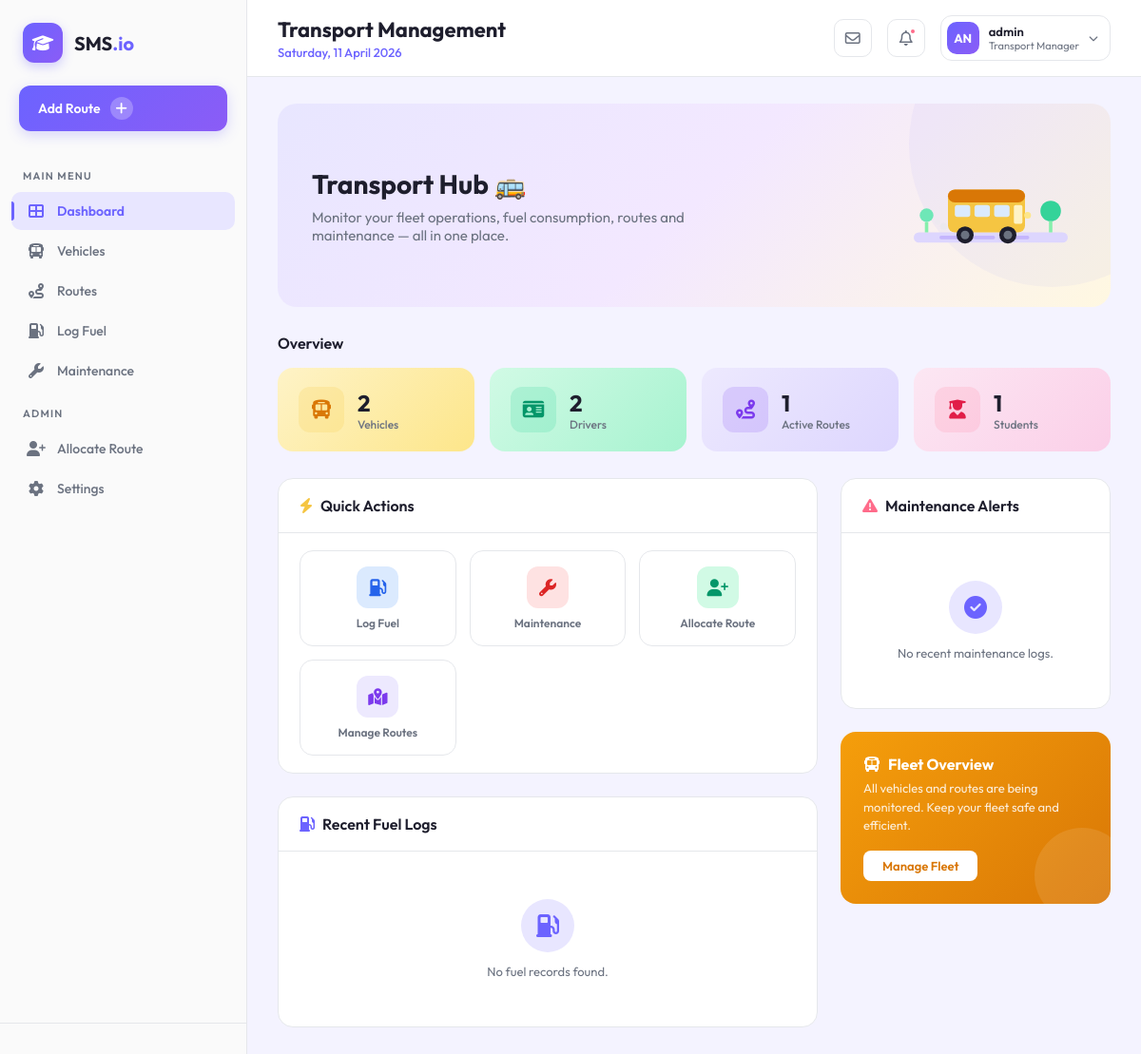
The page /transport/dashboard/ (signed in) on the database its author committed.
### core/models.py (models this page shows, shortened)
class User(AbstractUser):
    class Role(models.TextChoices):
        ADMIN = "ADMIN", "Admin"
        STUDENT = "STUDENT", "Student"
        PARENT = "PARENT", "Parent"
        TEACHER = "TEACHER", "Teacher"
        STAFF = "STAFF", "Staff"
        TRANSPORT_MANAGER = "TRANSPORT_MANAGER", "Transport Manager"
    base_role = Role.ADMIN
    role = models.CharField(max_length=50, choices=Role.choices)

### transport/views.py (the view)
# urls.py: path('dashboard/', views.transport_dashboard, name='dashboard'),
@login_required
def transport_dashboard(request):
    if request.user.role not in [User.Role.TRANSPORT_MANAGER, User.Role.ADMIN]:
        return render(request, 'core/access_denied.html')
    total_vehicles = Vehicle.objects.count()
    total_drivers = Driver.objects.count()
    total_routes = Route.objects.count()
    total_transport_students = StudentTransport.objects.count()
    maintenance_alerts = MaintenanceLog.objects.order_by('-date')[:5]
    fuel_logs = FuelLog.objects.order_by('-date')[:5]
    announcements = Announcement.objects.filter(target_role=User.Role.TRANSPORT_MANAGER).order_by('-date_posted')[:5]
    context = {
        'total_vehicles': total_vehicles,
        'total_drivers': total_drivers,
        'total_routes': total_routes,
        'total_transport_students': total_transport_students,
        'maintenance_alerts': maintenance_alerts,
        'fuel_logs': fuel_logs,
        'announcements': announcements,
    }
    return render(request, 'transport/dashboard.html', context)

### transport/templates/transport/dashboard.html (shortened to what this page needs)
{% extends 'dashboard_base.html' %}
{% block header_title %}Transport Management{% endblock %}
{% block user_role %}Transport Manager{% endblock %}
{% block sidebar_create_btn %}
<a href="/admin/transport/route/add/" class="sidebar-create-btn">
    <span>Add Route</span>
    <span class="btn-plus"><i class="fas fa-plus"></i></span>
</a>
{% endblock %}
{% block sidebar_nav %}
<a href="{% url 'transport:dashboard' %}" class="nav-item active">
    <i class="fas fa-th-large"></i> Dashboard
</a>
<a href="/admin/transport/vehicle/" class="nav-item">
    <i class="fas fa-bus"></i> Vehicles
</a>
<a href="/admin/transport/route/" class="nav-item">
    <i class="fas fa-route"></i> Routes
</a>
<a href="{% url 'transport:log_fuel' %}" class="nav-item">
    <i class="fas fa-gas-pump"></i> Log Fuel
</a>
<a href="{% url 'transport:log_maintenance' %}" class="nav-item">
    <i class="fas fa-wrench"></i> Maintenance
</a>
<div class="nav-label">Admin</div>
<a href="/admin/transport/studenttransport/add/" class="nav-item">
    <i class="fas fa-user-plus"></i> Allocate Route
</a>
<a href="/admin/transport/" class="nav-item">
    <i class="fas fa-cog"></i> Settings
</a>
{% endblock %}
{% block dashboard_content %}
<div class="welcome-banner animate-in">
    <div class="welcome-text">
        <h2>Transport Hub 🚌</h2>
        <p>Monitor your fleet operations, fuel consumption, routes and maintenance — all in one place.</p>
    </div>
    <div class="welcome-illustration">
    </div>
</div>
<div class="stats-section animate-in animate-delay-1">
    <div class="stats-section-title">Overview</div>
    <div class="stats-grid">
        <div class="stat-card gradient-yellow">
            <div class="stat-icon yellow"><i class="fas fa-bus"></i></div>
            <div class="stat-info">
                <div class="stat-value">{{ total_vehicles }}</div>
                <div class="stat-label">Vehicles</div>
            </div>
        </div>
        <div class="stat-card gradient-green">
            <div class="stat-icon green"><i class="fas fa-id-card"></i></div>
            <div class="stat-info">
                <div class="stat-value">{{ total_drivers }}</div>
                <div class="stat-label">Drivers</div>
            </div>
        </div>
        <div class="stat-card gradient-purple">
            <div class="stat-icon purple"><i class="fas fa-route"></i></div>
            <div class="stat-info">
                <div class="stat-value">{{ total_routes }}</div>
                <div class="stat-label">Active Routes</div>
            </div>
        </div>
        <div class="stat-card gradient-pink">
            <div class="stat-icon pink"><i class="fas fa-user-graduate"></i></div>
            <div class="stat-info">
                <div class="stat-value">{{ total_transport_students }}</div>
                <div class="stat-label">Students</div>
            </div>
        </div>
    </div>
</div>
<div class="content-grid animate-in animate-delay-2">
    <div style="display: flex; flex-direction: column; gap: 24px;">
        <div class="content-card">
            <div class="content-card-header">
                <h3><i class="fas fa-bolt" style="color: var(--accent-yellow); margin-right: 8px;"></i>Quick Actions
                </h3>
            </div>
            <div class="quick-action-grid">
                <a href="{% url 'transport:log_fuel' %}" class="quick-action-item">
                    <div class="qa-icon" style="background: #DBEAFE; color: #2563EB;">
                        <i class="fas fa-gas-pump"></i>
                    </div>
                    <span>Log Fuel</span>
                </a>
                <a href="{% url 'transport:log_maintenance' %}" class="quick-action-item">
                    <div class="qa-icon" style="background: #FEE2E2; color: #DC2626;">
                        <i class="fas fa-wrench"></i>
                    </div>
                    <span>Maintenance</span>
                </a>
                <a href="/admin/transport/studenttransport/add/" class="quick-action-item">
                    <div class="qa-icon" style="background: #D1FAE5; color: #059669;">
                        <i class="fas fa-user-plus"></i>
                    </div>
                    <span>Allocate Route</span>
                </a>
                <a href="/admin/transport/route/" class="quick-action-item">
                    <div class="qa-icon" style="background: #EDE9FE; color: #7C3AED;">
                        <i class="fas fa-map-marked-alt"></i>
                    </div>
                    <span>Manage Routes</span>
                </a>
            </div>
        </div>
        <div class="content-card">
            <div class="content-card-header">
                <h3><i class="fas fa-gas-pump" style="color: var(--primary); margin-right: 8px;"></i>Recent Fuel Logs
                </h3>
            </div>
            <div class="content-card-body">
                {% if fuel_logs %}
                {% for log in fuel_logs %}
                <div class="list-item">
                    <div class="list-item-icon" style="background: #DBEAFE; color: #2563EB;">
                        <i class="fas fa-gas-pump"></i>
                    </div>
                    <div class="list-item-content">
                        <h4>{{ log.vehicle }}</h4>
                        <p>{{ log.date }} · {{ log.liters }} Liters</p>
                    </div>
                    <div class="list-item-meta">
                        <span class="badge badge-yellow">${{ log.cost }}</span>
                    </div>
                </div>
                {% endfor %}
                {% else %}
                <div class="empty-state">
                    <div class="empty-icon"><i class="fas fa-gas-pump"></i></div>
                    <p>No fuel records found.</p>
                </div>
                {% endif %}
            </div>
        </div>
    </div>
    <div style="display: flex; flex-direction: column; gap: 24px;">
        <div class="content-card">
            <div class="content-card-header">
                <h3><i class="fas fa-exclamation-triangle"
                        style="color: var(--accent-pink); margin-right: 8px;"></i>Maintenance Alerts</h3>
            </div>
            <div class="content-card-body">
                {% if maintenance_alerts %}
                {% for alert in maintenance_alerts %}
                <div class="list-item">
                    <div class="list-item-icon" style="background: #FEE2E2; color: #DC2626;">
                        <i class="fas fa-tools"></i>
                    </div>
                    <div class="list-item-content">
                        <h4>{{ alert.vehicle }}</h4>
                        <p>{{ alert.description }}</p>
                    </div>
                    <div class="list-item-meta">
                        <span class="badge badge-pink">${{ alert.cost }}</span>
                    </div>
                </div>
                {% endfor %}
                {% else %}
                <div class="empty-state">
                    <div class="empty-icon"><i class="fas fa-check-circle"></i></div>
                    <p>No recent maintenance logs.</p>
                </div>
                {% endif %}
            </div>
        </div>
        <div class="info-card" style="background: linear-gradient(135deg, #F59E0B, #D97706);">
            <h4><i class="fas fa-bus" style="margin-right: 8px;"></i>Fleet Overview</h4>
            <p>All vehicles and routes are being monitored. Keep your fleet safe and efficient.</p>
            <a href="/admin/transport/vehicle/" class="info-card-btn" style="color: #D97706;">Manage Fleet</a>
        </div>
    </div>
</div>
{% endblock %}

### core/templates/dashboard_base.html (shortened to what this page needs)
<!DOCTYPE html>
<html lang="en">
<head>
    <link rel="stylesheet" href="https://cdnjs.cloudflare.com/ajax/libs/font-awesome/6.4.0/css/all.min.css">
</head>
<body>
    <div class="dashboard-wrapper">
        <aside class="sidebar" id="sidebar">
            <div class="sidebar-brand">
                <div class="logo-icon">
                    <i class="fas fa-graduation-cap"></i>
                </div>
                <div class="brand-text">SMS<span>.io</span></div>
            </div>
            {% block sidebar_create_btn %}{% endblock %}
            <nav class="sidebar-nav">
                <div class="nav-label">Main Menu</div>
                {% block sidebar_nav %}{% endblock %}
            </nav>
            <div class="sidebar-footer">
            </div>
        </aside>
        <main class="main-content">
            <header class="top-header">
                <div style="display: flex; align-items: center; gap: 16px;">
                    <div class="header-left">
                        <h1>{% block header_title %}Dashboard{% endblock %}</h1>
                        <div class="header-date">{% now "l, d F Y" %}</div>
                    </div>
                </div>
                <div class="header-right">
                    <div class="header-icon-btn">
                        <i class="far fa-envelope"></i>
                    </div>
                    <div class="header-icon-btn">
                        <i class="far fa-bell"></i>
                        <span class="notif-dot"></span>
                    </div>
                    <div class="user-profile">
                        <div class="user-avatar">
                            {{ user.username|make_list|first|upper }}{{ user.username|make_list|last|upper }}
                        </div>
                        <div class="user-info">
                            <div class="user-name">{{ user.get_full_name|default:user.username }}</div>
                            <div class="user-role">{% block user_role %}User{% endblock %}</div>
                        </div>
                        <i class="fas fa-chevron-down" style="font-size: 10px; color: var(--text-secondary);"></i>
                    </div>
                </div>
            </header>
            <div class="page-content">
                {% block dashboard_content %}{% endblock %}
            </div>
        </main>
    </div>
</body>
</html>

### rows shown on the page
User: username|make_list "A", username|make_list "N", get_full_name "admin"

### other values the page prints
{{ total_vehicles }} "2"
{{ total_drivers }} "2"
{{ total_routes }} "1"
{{ total_transport_students }} "1"
